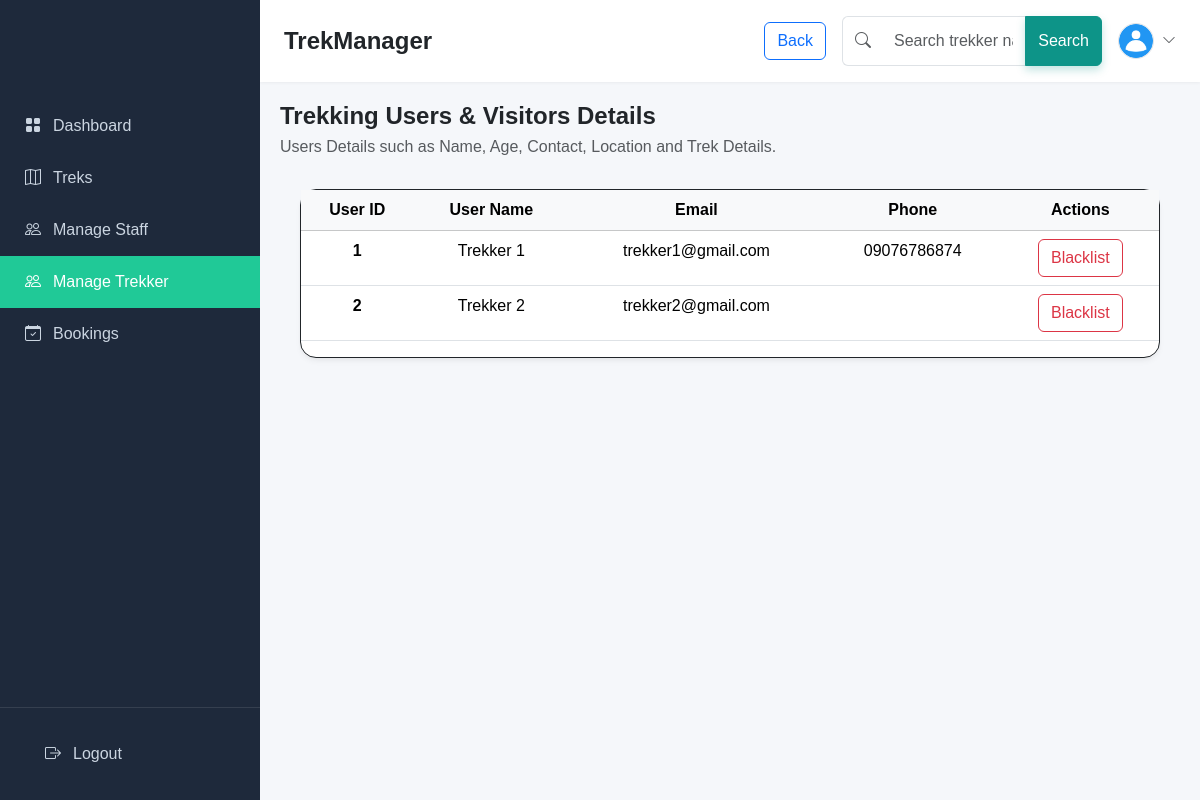
The app's page /admin_manage_trekker with its own data.
### application/models.py (models this page shows)
class Trekker(db.Model):
    __tablename__ = "trekker_profile"
    id = db.Column(db.Integer, primary_key = True)
    user_id = db.Column(db.Integer, db.ForeignKey('user.id'), unique = True, nullable = False)
    phone = db.Column(db.String(), nullable = False)
    about = db.Column(db.Text(), nullable = False)
    location = db.Column(db.String(), nullable = False)
    trekking_experience = db.Column(db.String(), nullable = False)
    user = db.relationship('User', backref=db.backref('trekker_profile', uselist=False))

class User(db.Model):
    __tablename__ = "user"
    id = db.Column(db.Integer, primary_key=True)
    email = db.Column(db.String(), unique=True, nullable=False)
    password = db.Column(db.String(), nullable=False)
    fullname = db.Column(db.String(), nullable=False)
    role = db.Column(db.String(), nullable=False, default='trekker') #Admin, Staff, Trekker/user
    status = db.Column(db.String(), default='pending') #pending, approve or blacklist
    joined_date = db.Column(db.DateTime(), default = datetime.utcnow)
    bookings = db.relationship('Booking', backref = 'user', lazy = True, cascade = 'all, delete-orphan')

### application/auth.py (the view, shortened to what this page needs)
@auth_bp.route('/admin_manage_trekker', endpoint='admin_manage_trekker')
def admin_manage_trekker():
    search = request.args.get('search', '').strip()
    trekkers = Trekker.query.join(User).filter(User.role == 'trekker', User.status == 'approved')
    return render_template('templates/admin/admin_manage_users.html', trekkers=trekkers.all())

### templates/admin/admin_manage_users.html (shortened to what this page needs)
<!DOCTYPE html>
<html lang="en">
<head>
    <link href="https://cdn.jsdelivr.net/npm/bootstrap@5.3.3/dist/css/bootstrap.min.css" rel="stylesheet">
    <link href="https://cdn.jsdelivr.net/npm/bootstrap-icons@1.11.3/font/bootstrap-icons.css" rel="stylesheet">
    <link rel="stylesheet" href="/static/style.css">
</head>
<body>
<div class="wrapper">
    <aside class="sidebar">
        <ul class="nav-bar flex-column">
            <li class="nav-item">
                <a href="{{ url_for('auth.admin') }}" class="nav-link">
                    <i class="bi bi-grid-fill"></i>
                    Dashboard
                </a>
            </li>
            <li class="nav-item">
                <a href="{{ url_for('auth.admin_trek') }}" class="nav-link">
                    <i class="bi bi-map"></i>
                    Treks
                </a>
            </li>
            <li class="nav-item">
                <a href="{{ url_for('auth.admin_manage_staff') }}" class="nav-link">
                    <i class="bi bi-people"></i>
                    Manage Staff
                </a>
            </li>
            <li class="nav-item">
                <a href="{{ url_for('auth.admin_manage_trekker') }}" class="nav-link active">
                    <i class="bi bi-people"></i>
                    Manage Trekker
                </a>
            </li>
            <li class="nav-item">
                <a href="{{ url_for('auth.admin_manage_booking') }}" class="nav-link">
                    <i class="bi bi-calendar-check"></i>
                    Bookings
                </a>
            </li>
        </ul>
        <div class="logout">
            <a href="/" class="nav-link">
                <i class="bi bi-box-arrow-right"></i>
                Logout
            </a>
        </div>
    </aside>
    <main class="main-content">
        <header class="top-navbar">
            <div class="d-flex align-items-center gap-2">
                <h1 class="h4 mb-0 fw-bold d-none d-sm-block">TrekManager</h1>
            </div>
            <div class="d-flex align-items-center gap-3">
               <a href="{{ url_for('auth.admin') }}">
                    <button type="button" class="btn btn-outline-primary">Back</button>
                </a>
                <form method="GET" action="{{ url_for('auth.admin_manage_trekker') }}">
                    <div class="input-group d-none d-md-flex" style="width: 260px;">
                        <span class="input-group-text bg-white border-end-0 text-muted"><i class="bi bi-search"></i></span>
                        <input type="text" class="form-control border-start-0" name="search" placeholder="Search trekker name....." value="{{ request.args.get('search','') }}">
                        <button class="btn btn-primary" type="submit">
                            Search
                        </button>
                    </div>
                </form>
                <div class="dropdown">
                    <a href="#" class="d-flex align-items-center gap-2 text-decoration-none text-dark" data-bs-toggle="dropdown">
                        <img src="/static/images/humanicon.png" alt="Admin" class="rounded-circle border border-primary-light" style="width: 36px; height: 36px; object-fit: cover;">
                        <i class="bi bi-chevron-down d-none d-sm-block text-muted small"></i>
                    </a>
                </div>
            </div>
        </header>
        <div class="content-body">
            <div style="margin-bottom: 30px;">
                <div class="row align-items-center">
                    <div class="col-md-8">
                        <h2 class="fs-4 fw-bold mb-1">Trekking Users & Visitors Details</h2>
                        <p class="text-muted mb-0">Users Details such as Name, Age, Contact, Location and Trek Details.</p>
                    </div>
                </div>
            </div>
            <div>
            <div class="main-table">
                <table class="table text-center table-hover">
                    <thead class="table-light">
                        <tr>
                        <th scope="col">User ID</th>
                        <th scope="col">User Name</th>
                        <th scope="col">Email</th>
                        <th scope="col">Phone</th>
                        <th scope="col">Actions</th>
                        </tr>
                    </thead>
                    <tbody>
                        {% for trekker in trekkers %}
                        <tr>
                            <th scope="row">{{ trekker.id }}</th>
                            <td>{{ trekker.user.fullname }}</td>
                            <td>{{ trekker.user.email }}</td>
                            <td>{{ trekker.phone }}</td>
                            <td>
                                <a href="{{ url_for('auth.admin_blacklist_trekker' , id=trekker.id) }}" class="btn btn-outline-danger">
                                    Blacklist
                                </a>
                            </td>
                        </tr>
                        {% endfor %}
                    </tbody>
                </table>
            </div>
            </div>
        </div>
    </main>
</body>
</html>

### static/style.css (style rules this page uses)
.btn-primary { background-color: #0d9488; border-color: #0d9488; box-shadow: 0 4px 8px rgba(13, 148, 136, 0.25); }
.form-control { height:50px; border-radius:10px; }
.wrapper { display:flex; min-height:100vh; }
.sidebar { width:260px; background:#1e293b; color:#fff; flex-shrink: 0; display:flex; position: sticky; flex-direction:column; justify-content:space-between; height: 100vh; z-index: 100; top: 0; }
.nav-bar { padding:100px 0; }
.nav-link { color:#cbd5e1; padding:14px 25px; display:flex; align-items:center; gap:12px; transition:.3s; font-size:16px; }
.nav-link.active { background:#20c997; color:#fff; }
.logout { padding:20px; border-top:1px solid rgba(255,255,255,.1); }
.main-content { flex-grow: 1; display: flex; flex-direction: column; background-color: var(--light-bg); min-height: 100vh; position: relative; padding-bottom: 70px; }
.top-navbar { background-color: #ffffff; border-bottom: 1px solid var(--border-color); padding: 1rem 1.5rem; display: flex; justify-content: space-between; align-items: center; position: sticky; top: 0; z-index: 90; box-shadow: 0 1px 3px rgba(0,0,0,0.05); }
.content-body { padding: 20px; margin-bottom: 0; flex-grow: 1; }
.main-table { margin: 20px; background-color: #ffffff; border: 1px solid; border-radius: 1rem; right: 0; height: auto; box-shadow: 0 4px 6px -1px rgba(0,0,0,0.05), 0 2px 4px -1px rgba(0,0,0,0.03); }

### templates/admin/admin_manage_users.html (style rules this page uses)
* { margin:0; padding:0; box-sizing:border-box; }
body { font-family:Arial, Helvetica, sans-serif; background:#f5f7fa; }

### records on screen
Trekker: id "1", user.fullname "Trekker 1", user.email "trekker1@gmail.com", phone "09076786874"
Trekker: id "2", user.fullname "Trekker 2", user.email "trekker2@gmail.com"
